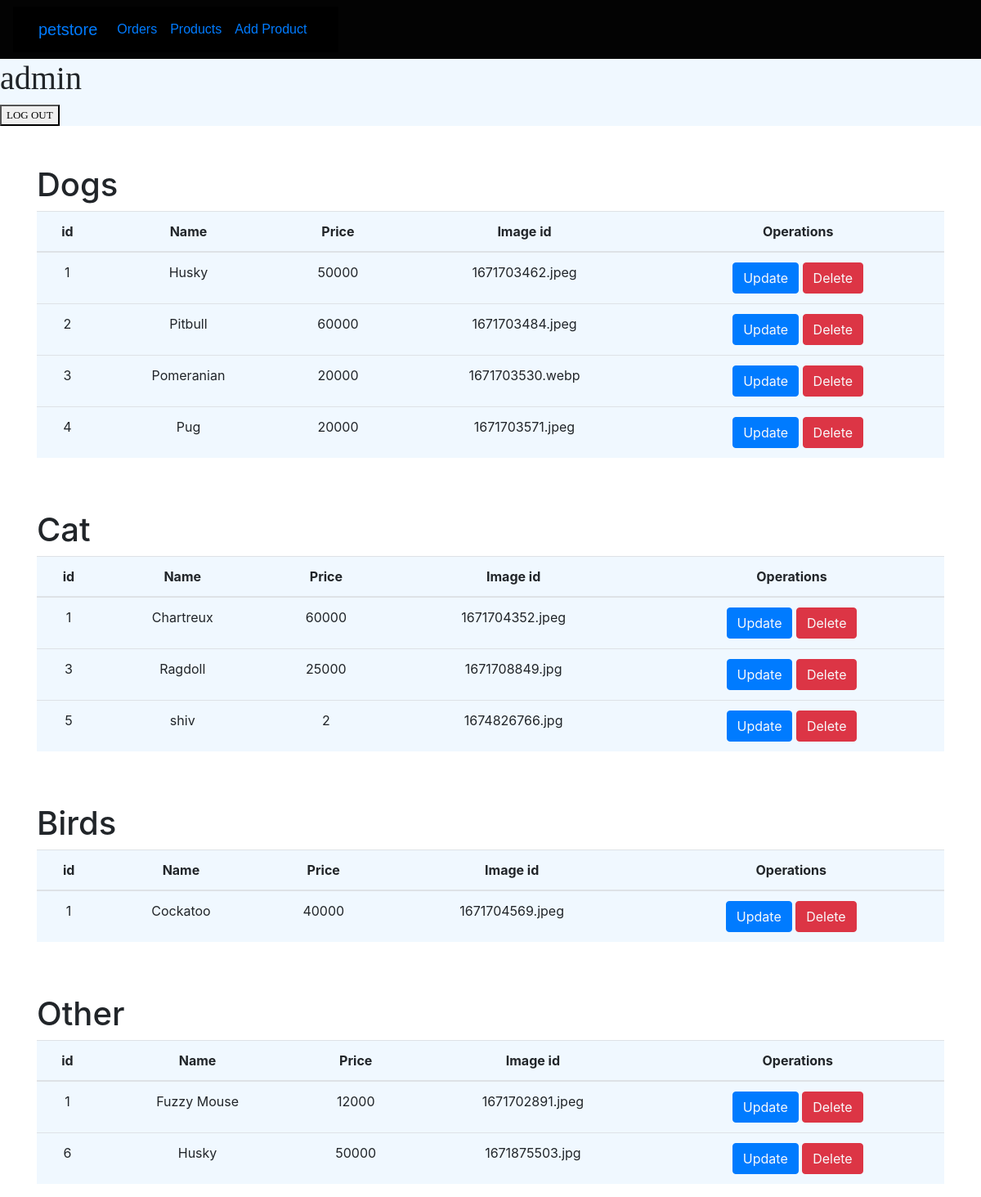
Screenshot of /Products.php (signed in) with the database file from the repository.
### tables this page shows
CREATE TABLE `dog` (
  `id` int(255) NOT NULL,
  `name` varchar(255) NOT NULL,
  `price` int(255) NOT NULL,
  `image` varchar(255) NOT NULL
);

CREATE TABLE `cat` (
  `id` int(255) NOT NULL,
  `name` varchar(255) NOT NULL,
  `price` int(255) NOT NULL,
  `image` varchar(255) NOT NULL
);

CREATE TABLE `bird` (
  `id` int(255) NOT NULL,
  `name` varchar(255) NOT NULL,
  `price` int(255) NOT NULL,
  `image` varchar(255) NOT NULL
);

CREATE TABLE `other` (
  `id` int(255) NOT NULL,
  `name` varchar(255) NOT NULL,
  `price` int(255) NOT NULL,
  `image` varchar(255) NOT NULL
);

### Products.php (the view, shortened to what this page needs)
<?php include("Database/connection.php") ?>
<!DOCTYPE html>
<html>
<head>
  <link rel="stylesheet" href="https://maxcdn.bootstrapcdn.com/bootstrap/4.0.0/css/bootstrap.min.css">
  <link rel="stylesheet" href="style2.css">
</head>
<body>
      <div class="navbar">
      <nav class="navbar navbar-expand-lg ">
  <div class="container-fluid">
    <a class="navbar-brand" href="#">petstore</a>
    <div class="collapse navbar-collapse" id="navbarSupportedContent">
      <ul class="navbar-nav me-auto mb-2 mb-lg-0">
        <li class="nav-item">
          <a class="nav-link active" aria-current="page" href="adminpanel.php">Orders</a>
        </li>
        <li class="nav-item">
          <a class="nav-link active" aria-current="page" href="Products.php">Products</a>
        </li>
        <li class="nav-item">
          <a class="nav-link active" aria-current="page" href="addproducts.php">Add Product</a>
        </li>
          </ul>
    </div>
  </div>
</nav>
</div>
 <div class="header">
    <H1><?php  echo $_SESSION['AdminLoginId']  ?></H1>
    <form action="<?php echo $_SERVER['PHP_SELF']  ?>" method="POST">
   <button type="submit" name="Logout">LOG OUT</button>
</form>
 </div>
 <div class="container mt-5">
       <div class="row">
          <div class="col-lg-12">
              <table class="table text-center ">
              <h1>Dogs</h1>
                  <thead>
                    <tr>
                       <th scope="col">id</th>
                        <th scope="col"> Name</th>
                        <th scope="col">Price</th>
                        <th scope="col">Image id</th>
                        <th scope="col">Operations</th>
                     </tr>
                  </thead>
                  <tbody>
                   <?php
                         $query="SELECT * FROM `dog` ";
                         $user_result=mysqli_query($con,$query);
                         while($user_fetch=mysqli_fetch_assoc($user_result))
                           {
                               echo"<tr>
                                       <td>$user_fetch[id]</td>
                                       <td>$user_fetch[name]</td>
                                        <td>$user_fetch[price]</td>
                                       <td>$user_fetch[image]</td>
                                       <td>
                                       <button class='btn btn-primary'>
                                       <a href='update.php?updateid=".$user_fetch['id']."' class='text-light'>Update</a>
                                       </button>
                                       <button class='btn btn-danger'>
                                       <a href='delete.php?deleteid=".$user_fetch['id']."' class='text-light'>Delete</a>
                                       </button>
                                       </td>
                                      </tr>";
                            }
                    ?>
                   </tbody>
                </table>
           </div>
       </div>
  </div>
  <div class="container mt-5">
       <div class="row">
          <div class="col-lg-12">
              <table class="table text-center ">
              <h1>Cat</h1>
                  <thead>
                    <tr>
                       <th scope="col">id</th>
                        <th scope="col"> Name</th>
                        <th scope="col">Price</th>
                        <th scope="col">Image id</th>
                        <th scope="col">Operations</th>
                     </tr>
                  </thead>
                  <tbody>
                   <?php
                         $query="SELECT * FROM `cat` ";
                         $user_result=mysqli_query($con,$query);
                         while($user_fetch=mysqli_fetch_assoc($user_result))
                           {
                               echo"<tr>
                                       <td>$user_fetch[id]</td>
                                       <td>$user_fetch[name]</td>
                                        <td>$user_fetch[price]</td>
                                       <td>$user_fetch[image]</td>
                                       <td>
                                       <button class='btn btn-primary'>
                                       <a href='update1.php?updateid=".$user_fetch['id']."' class='text-light'>Update</a>
                                       </button>
                                       <button class='btn btn-danger'>
                                       <a href='delete1.php?deleteid=".$user_fetch['id']."' class='text-light'>Delete</a>
                                       </button>
                                       </td>
                                      </tr>";
                            }
                    ?>
                   </tbody>
                </table>
           </div>
       </div>
  </div>
  <div class="container mt-5">
       <div class="row">
          <div class="col-lg-12">
              <table class="table text-center ">
              <h1>Birds</h1>
                  <thead>
                    <tr>
                       <th scope="col">id</th>
                        <th scope="col"> Name</th>
                        <th scope="col">Price</th>
                        <th scope="col">Image id</th>
                        <th scope="col">Operations</th>
                     </tr>
                  </thead>
                  <tbody>
                   <?php
                         $query="SELECT * FROM `bird` ";
                         $user_result=mysqli_query($con,$query);
                         while($user_fetch=mysqli_fetch_assoc($user_result))
                           {
                               echo"<tr>
                                       <td>$user_fetch[id]</td>
                                       <td>$user_fetch[name]</td>
                                        <td>$user_fetch[price]</td>
                                       <td>$user_fetch[image]</td>
                                       <td>
                                       <button class='btn btn-primary'>
                                       <a href='update2.php?updateid=".$user_fetch['id']."' class='text-light'>Update</a>
                                       </button>
                                       <button class='btn btn-danger'>
                                       <a href='delete2.php?deleteid=".$user_fetch['id']."' class='text-light'>Delete</a>
                                       </button>
                                       </td>
                                      </tr>";
                            }
                    ?>
                   </tbody>
                </table>
           </div>
       </div>
  </div>
   <div class="container mt-5">
       <div class="row">
          <div class="col-lg-12">
              <table class="table text-center ">
              <h1>Other</h1>
                  <thead>
                    <tr>
                       <th scope="col">id</th>
                        <th scope="col"> Name</th>
                        <th scope="col">Price</th>
                        <th scope="col">Image id</th>
                        <th scope="col">Operations</th>
                     </tr>
                  </thead>
                  <tbody>
                   <?php
                         $query="SELECT * FROM `other` ";
                         $user_result=mysqli_query($con,$query);
                         while($user_fetch=mysqli_fetch_assoc($user_result))
                           {
                               echo"<tr>
                                       <td>$user_fetch[id]</td>
                                       <td>$user_fetch[name]</td>
                                        <td>$user_fetch[price]</td>
                                       <td>$user_fetch[image]</td>
                                       <td>
                                       <button class='btn btn-primary'>
                                       <a href='update3.php?updateid=".$user_fetch['id']."' class='text-light'>Update</a>
                                       </button>
                                       <button class='btn btn-danger'>
                                       <a href='delete3.php?deleteid=".$user_fetch['id']."' class='text-light'>Delete</a>
                                       </button>
                                       </td>
                                      </tr>";
                            }
                    ?>
                   </tbody>
                </table>
           </div>
       </div>
  </div>
  </body>
  </html>

### style2.css (style rules this page uses)
.table { background-color:aliceblue; }
.navbar { background-color: rgba(0, 0, 0, 0.988); font-family: Verdana, Geneva, Tahoma, sans-serif; }
.header { background-color: aliceblue; font-size: small; font-weight: 500; font-family: serif; }

### rows the page displays
dog: id "1", name "Husky", price "50000", image "1671703462.jpeg"
dog: id "2", name "Pitbull", price "60000", image "1671703484.jpeg"
dog: id "3", name "Pomeranian", price "20000", image "1671703530.webp"
dog: id "4", name "Pug", price "20000", image "1671703571.jpeg"
cat: id "1", name "Chartreux", price "60000", image "1671704352.jpeg"
cat: id "3", name "Ragdoll", price "25000", image "1671708849.jpg"
cat: id "5", name "shiv", price "2", image "1674826766.jpg"
bird: id "1", name "Cockatoo", price "40000", image "1671704569.jpeg"
other: id "1", name "Fuzzy Mouse", price "12000", image "1671702891.jpeg"
other: id "6", name "Husky", price "50000", image "1671875503.jpg"

### other values shown
$_SESSION['AdminLoginId'] "admin"
